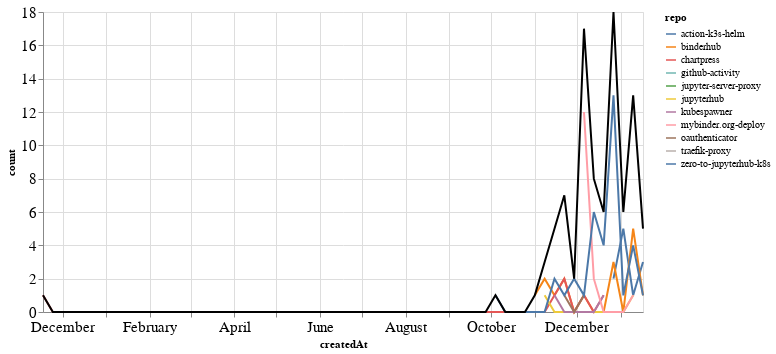

The notebook cell this image was saved under:
### Markdown cell above
### PRs

### Code cell
prs_time = prs.groupby('repo').resample('W', on='createdAt').count()['author'].reset_index()
prs_time = prs_time.rename(columns={'author': 'count'})
prs_time_total = prs_time.groupby('createdAt').agg({"count": "sum"}).reset_index()

ch1 = alt.Chart(prs_time, width=600).mark_line().encode(
    x='createdAt',
    y='count',
    color='repo',
    tooltip="repo"
)

ch2 = alt.Chart(prs_time_total, width=600).mark_line(color="black").encode(
    x='createdAt',
    y='count',
)

ch1 + ch2

### Figure 1 — Vega-Lite specification as saved in the notebook (floating-point values rounded to 4 significant figures)
{"config": {"axisLeft": {"labelFontSize": 15}, "axisBottom": {"labelFontSize": 15}}, "layer": [{"data": {"name": "data-6fd5f17fffac0c829b4f41827897a22d"}, "mark": "line", "encoding": {"color": {"type": "nominal", "field": "repo"}, "tooltip": {"type": "nominal", "field": "repo"}, "x": {"type": "temporal", "field": "createdAt"}, "y": {"type": "quantitative", "field": "count"}}, "width": 600}, {"data": {"name": "data-3a5f90e80699c44bade76121c8b6ba43"}, "mark": {"type": "line", "color": "black"}, "encoding": {"x": {"type": "temporal", "field": "createdAt"}, "y": {"type": "quantitative", "field": "count"}}, "width": 600}], "$schema": "https://vega.github.io/schema/vega-lite/v4.8.1.json", "datasets": {"data-6fd5f17fffac0c829b4f41827897a22d": [{"repo": "action-k3s-helm", "createdAt": "2020-12-27T00:00:00", "count": 2}, {"repo": "action-k3s-helm", "createdAt": "2021-01-03T00:00:00", "count": 5}, {"repo": "action-k3s-helm", "createdAt": "2021-01-10T00:00:00", "count": 1}, {"repo": "action-k3s-helm", "createdAt": "2021-01-17T00:00:00", "count": 3}, {"repo": "binderhub", "createdAt": "2020-11-01T00:00:00", "count": 1}, {"repo": "binderhub", "createdAt": "2020-11-08T00:00:00", "count": 2}, {"repo": "binderhub", "createdAt": "2020-11-15T00:00:00", "count": 1}, {"repo": "binderhub", "createdAt": "2020-11-22T00:00:00", "count": 2}, {"repo": "binderhub", "createdAt": "2020-11-29T00:00:00", "count": 0}, {"repo": "binderhub", "createdAt": "2020-12-06T00:00:00", "count": 1}, {"repo": "binderhub", "createdAt": "2020-12-13T00:00:00", "count": 0}, {"repo": "binderhub", "createdAt": "2020-12-20T00:00:00", "count": 0}, {"repo": "binderhub", "createdAt": "2020-12-27T00:00:00", "count": 3}, {"repo": "binderhub", "createdAt": "2021-01-03T00:00:00", "count": 0}, {"repo": "binderhub", "createdAt": "2021-01-10T00:00:00", "count": 5}, {"repo": "binderhub", "createdAt": "2021-01-17T00:00:00", "count": 1}, {"repo": "chartpress", "createdAt": "2019-11-17T00:00:00", "count": 1}, {"repo": "chartpress", "createdAt": "2019-11-24T00:00:00", "count": 0}, {"repo": "chartpress", "createdAt": "2019-12-01T00:00:00", "count": 0}, {"repo": "chartpress", "createdAt": "2019-12-08T00:00:00", "count": 0}, {"repo": "chartpress", "createdAt": "2019-12-15T00:00:00", "count": 0}, {"repo": "chartpress", "createdAt": "2019-12-22T00:00:00", "count": 0}, {"repo": "chartpress", "createdAt": "2019-12-29T00:00:00", "count": 0}, {"repo": "chartpress", "createdAt": "2020-01-05T00:00:00", "count": 0}, {"repo": "chartpress", "createdAt": "2020-01-12T00:00:00", "count": 0}, {"repo": "chartpress", "createdAt": "2020-01-19T00:00:00", "count": 0}, {"repo": "chartpress", "createdAt": "2020-01-26T00:00:00", "count": 0}, {"repo": "chartpress", "createdAt": "2020-02-02T00:00:00", "count": 0}, {"repo": "chartpress", "createdAt": "2020-02-09T00:00:00", "count": 0}, {"repo": "chartpress", "createdAt": "2020-02-16T00:00:00", "count": 0}, {"repo": "chartpress", "createdAt": "2020-02-23T00:00:00", "count": 0}, {"repo": "chartpress", "createdAt": "2020-03-01T00:00:00", "count": 0}, {"repo": "chartpress", "createdAt": "2020-03-08T00:00:00", "count": 0}, {"repo": "chartpress", "createdAt": "2020-03-15T00:00:00", "count": 0}, {"repo": "chartpress", "createdAt": "2020-03-22T00:00:00", "count": 0}, {"repo": "chartpress", "createdAt": "2020-03-29T00:00:00", "count": 0}, {"repo": "chartpress", "createdAt": "2020-04-05T00:00:00", "count": 0}, {"repo": "chartpress", "createdAt": "2020-04-12T00:00:00", "count": 0}, {"repo": "chartpress", "createdAt": "2020-04-19T00:00:00", "count": 0}, {"repo": "chartpress", "createdAt": "2020-04-26T00:00:00", "count": 0}, {"repo": "chartpress", "createdAt": "2020-05-03T00:00:00", "count": 0}, {"repo": "chartpress", "createdAt": "2020-05-10T00:00:00", "count": 0}, {"repo": "chartpress", "createdAt": "2020-05-17T00:00:00", "count": 0}, {"repo": "chartpress", "createdAt": "2020-05-24T00:00:00", "count": 0}, {"repo": "chartpress", "createdAt": "2020-05-31T00:00:00", "count": 0}, {"repo": "chartpress", "createdAt": "2020-06-07T00:00:00", "count": 0}, {"repo": "chartpress", "createdAt": "2020-06-14T00:00:00", "count": 0}, {"repo": "chartpress", "createdAt": "2020-06-21T00:00:00", "count": 0}, {"repo": "chartpress", "createdAt": "2020-06-28T00:00:00", "count": 0}, {"repo": "chartpress", "createdAt": "2020-07-05T00:00:00", "count": 0}, {"repo": "chartpress", "createdAt": "2020-07-12T00:00:00", "count": 0}, {"repo": "chartpress", "createdAt": "2020-07-19T00:00:00", "count": 0}, {"repo": "chartpress", "createdAt": "2020-07-26T00:00:00", "count": 0}, {"repo": "chartpress", "createdAt": "2020-08-02T00:00:00", "count": 0}, {"repo": "chartpress", "createdAt": "2020-08-09T00:00:00", "count": 0}, {"repo": "chartpress", "createdAt": "2020-08-16T00:00:00", "count": 0}, {"repo": "chartpress", "createdAt": "2020-08-23T00:00:00", "count": 0}, {"repo": "chartpress", "createdAt": "2020-08-30T00:00:00", "count": 0}, {"repo": "chartpress", "createdAt": "2020-09-06T00:00:00", "count": 0}, {"repo": "chartpress", "createdAt": "2020-09-13T00:00:00", "count": 0}, {"repo": "chartpress", "createdAt": "2020-09-20T00:00:00", "count": 0}, {"repo": "chartpress", "createdAt": "2020-09-27T00:00:00", "count": 0}, {"repo": "chartpress", "createdAt": "2020-10-04T00:00:00", "count": 0}, {"repo": "chartpress", "createdAt": "2020-10-11T00:00:00", "count": 0}, {"repo": "chartpress", "createdAt": "2020-10-18T00:00:00", "count": 0}, {"repo": "chartpress", "createdAt": "2020-10-25T00:00:00", "count": 0}, {"repo": "chartpress", "createdAt": "2020-11-01T00:00:00", "count": 0}, {"repo": "chartpress", "createdAt": "2020-11-08T00:00:00", "count": 0}, {"repo": "chartpress", "createdAt": "2020-11-15T00:00:00", "count": 1}, {"repo": "chartpress", "createdAt": "2020-11-22T00:00:00", "count": 2}, {"repo": "chartpress", "createdAt": "2020-11-29T00:00:00", "count": 0}, {"repo": "chartpress", "createdAt": "2020-12-06T00:00:00", "count": 1}, {"repo": "chartpress", "createdAt": "2020-12-13T00:00:00", "count": 0}, {"repo": "chartpress", "createdAt": "2020-12-20T00:00:00", "count": 1}, {"repo": "github-activity", "createdAt": "2021-01-10T00:00:00", "count": 1}, {"repo": "jupyter-server-proxy", "createdAt": "2020-11-22T00:00:00", "count": 1}, {"repo": "jupyterhub", "createdAt": "2020-11-08T00:00:00", "count": 1}, {"repo": "jupyterhub", "createdAt": "2020-11-15T00:00:00", "count": 0}, {"repo": "jupyterhub", "createdAt": "2020-11-22T00:00:00", "count": 0}, {"repo": "jupyterhub", "createdAt": "2020-11-29T00:00:00", "count": 0}, {"repo": "jupyterhub", "createdAt": "2020-12-06T00:00:00", "count": 0}, {"repo": "jupyterhub", "createdAt": "2020-12-13T00:00:00", "count": 0}, {"repo": "jupyterhub", "createdAt": "2020-12-20T00:00:00", "count": 0}, {"repo": "jupyterhub", "createdAt": "2020-12-27T00:00:00", "count": 0}, {"repo": "jupyterhub", "createdAt": "2021-01-03T00:00:00", "count": 0}, {"repo": "jupyterhub", "createdAt": "2021-01-10T00:00:00", "count": 1}, {"repo": "kubespawner", "createdAt": "2020-11-15T00:00:00", "count": 1}, {"repo": "kubespawner", "createdAt": "2020-11-22T00:00:00", "count": 0}, {"repo": "kubespawner", "createdAt": "2020-11-29T00:00:00", "count": 0}, {"repo": "kubespawner", "createdAt": "2020-12-06T00:00:00", "count": 0}, {"repo": "kubespawner", "createdAt": "2020-12-13T00:00:00", "count": 0}, {"repo": "kubespawner", "createdAt": "2020-12-20T00:00:00", "count": 1}, {"repo": "mybinder.org-deploy", "createdAt": "2020-12-06T00:00:00", "count": 12}, {"repo": "mybinder.org-deploy", "createdAt": "2020-12-13T00:00:00", "count": 2}, {"repo": "mybinder.org-deploy", "createdAt": "2020-12-20T00:00:00", "count": 0}, {"repo": "mybinder.org-deploy", "createdAt": "2020-12-27T00:00:00", "count": 0}, {"repo": "mybinder.org-deploy", "createdAt": "2021-01-03T00:00:00", "count": 0}, {"repo": "mybinder.org-deploy", "createdAt": "2021-01-10T00:00:00", "count": 1}, {"repo": "oauthenticator", "createdAt": "2020-11-22T00:00:00", "count": 1}, {"repo": "oauthenticator", "createdAt": "2020-11-29T00:00:00", "count": 0}, {"repo": "oauthenticator", "createdAt": "2020-12-06T00:00:00", "count": 1}, {"repo": "traefik-proxy", "createdAt": "2020-12-06T00:00:00", "count": 1}, {"repo": "zero-to-jupyterhub-k8s", "createdAt": "2020-10-04T00:00:00", "count": 1}, {"repo": "zero-to-jupyterhub-k8s", "createdAt": "2020-10-11T00:00:00", "count": 0}, {"repo": "zero-to-jupyterhub-k8s", "createdAt": "2020-10-18T00:00:00", "count": 0}, {"repo": "zero-to-jupyterhub-k8s", "createdAt": "2020-10-25T00:00:00", "count": 0}, {"repo": "zero-to-jupyterhub-k8s", "createdAt": "2020-11-01T00:00:00", "count": 0}, {"repo": "zero-to-jupyterhub-k8s", "createdAt": "2020-11-08T00:00:00", "count": 0}, {"repo": "zero-to-jupyterhub-k8s", "createdAt": "2020-11-15T00:00:00", "count": 2}, {"repo": "zero-to-jupyterhub-k8s", "createdAt": "2020-11-22T00:00:00", "count": 1}, {"repo": "zero-to-jupyterhub-k8s", "createdAt": "2020-11-29T00:00:00", "count": 2}, {"repo": "zero-to-jupyterhub-k8s", "createdAt": "2020-12-06T00:00:00", "count": 1}, {"repo": "zero-to-jupyterhub-k8s", "createdAt": "2020-12-13T00:00:00", "count": 6}, {"repo": "zero-to-jupyterhub-k8s", "createdAt": "2020-12-20T00:00:00", "count": 4}, {"repo": "zero-to-jupyterhub-k8s", "createdAt": "2020-12-27T00:00:00", "count": 13}, {"repo": "zero-to-jupyterhub-k8s", "createdAt": "2021-01-03T00:00:00", "count": 1}, {"repo": "zero-to-jupyterhub-k8s", "createdAt": "2021-01-10T00:00:00", "count": 4}, {"repo": "zero-to-jupyterhub-k8s", "createdAt": "2021-01-17T00:00:00", "count": 1}], "data-3a5f90e80699c44bade76121c8b6ba43": [{"createdAt": "2019-11-17T00:00:00", "count": 1}, {"createdAt": "2019-11-24T00:00:00", "count": 0}, {"createdAt": "2019-12-01T00:00:00", "count": 0}, {"createdAt": "2019-12-08T00:00:00", "count": 0}, {"createdAt": "2019-12-15T00:00:00", "count": 0}, {"createdAt": "2019-12-22T00:00:00", "count": 0}, {"createdAt": "2019-12-29T00:00:00", "count": 0}, {"createdAt": "2020-01-05T00:00:00", "count": 0}, {"createdAt": "2020-01-12T00:00:00", "count": 0}, {"createdAt": "2020-01-19T00:00:00", "count": 0}, {"createdAt": "2020-01-26T00:00:00", "count": 0}, {"createdAt": "2020-02-02T00:00:00", "count": 0}, {"createdAt": "2020-02-09T00:00:00", "count": 0}, {"createdAt": "2020-02-16T00:00:00", "count": 0}, {"createdAt": "2020-02-23T00:00:00", "count": 0}, {"createdAt": "2020-03-01T00:00:00", "count": 0}, {"createdAt": "2020-03-08T00:00:00", "count": 0}, {"createdAt": "2020-03-15T00:00:00", "count": 0}, {"createdAt": "2020-03-22T00:00:00", "count": 0}, {"createdAt": "2020-03-29T00:00:00", "count": 0}, {"createdAt": "2020-04-05T00:00:00", "count": 0}, {"createdAt": "2020-04-12T00:00:00", "count": 0}, {"createdAt": "2020-04-19T00:00:00", "count": 0}, {"createdAt": "2020-04-26T00:00:00", "count": 0}, {"createdAt": "2020-05-03T00:00:00", "count": 0}, {"createdAt": "2020-05-10T00:00:00", "count": 0}, {"createdAt": "2020-05-17T00:00:00", "count": 0}, {"createdAt": "2020-05-24T00:00:00", "count": 0}, {"createdAt": "2020-05-31T00:00:00", "count": 0}, {"createdAt": "2020-06-07T00:00:00", "count": 0}, {"createdAt": "2020-06-14T00:00:00", "count": 0}, {"createdAt": "2020-06-21T00:00:00", "count": 0}, {"createdAt": "2020-06-28T00:00:00", "count": 0}, {"createdAt": "2020-07-05T00:00:00", "count": 0}, {"createdAt": "2020-07-12T00:00:00", "count": 0}, {"createdAt": "2020-07-19T00:00:00", "count": 0}, {"createdAt": "2020-07-26T00:00:00", "count": 0}, {"createdAt": "2020-08-02T00:00:00", "count": 0}, {"createdAt": "2020-08-09T00:00:00", "count": 0}, {"createdAt": "2020-08-16T00:00:00", "count": 0}, {"createdAt": "2020-08-23T00:00:00", "count": 0}, {"createdAt": "2020-08-30T00:00:00", "count": 0}, {"createdAt": "2020-09-06T00:00:00", "count": 0}, {"createdAt": "2020-09-13T00:00:00", "count": 0}, {"createdAt": "2020-09-20T00:00:00", "count": 0}, {"createdAt": "2020-09-27T00:00:00", "count": 0}, {"createdAt": "2020-10-04T00:00:00", "count": 1}, {"createdAt": "2020-10-11T00:00:00", "count": 0}, {"createdAt": "2020-10-18T00:00:00", "count": 0}, {"createdAt": "2020-10-25T00:00:00", "count": 0}, {"createdAt": "2020-11-01T00:00:00", "count": 1}, {"createdAt": "2020-11-08T00:00:00", "count": 3}, {"createdAt": "2020-11-15T00:00:00", "count": 5}, {"createdAt": "2020-11-22T00:00:00", "count": 7}, {"createdAt": "2020-11-29T00:00:00", "count": 2}, {"createdAt": "2020-12-06T00:00:00", "count": 17}, {"createdAt": "2020-12-13T00:00:00", "count": 8}, {"createdAt": "2020-12-20T00:00:00", "count": 6}, {"createdAt": "2020-12-27T00:00:00", "count": 18}, {"createdAt": "2021-01-03T00:00:00", "count": 6}, {"createdAt": "2021-01-10T00:00:00", "count": 13}, {"createdAt": "2021-01-17T00:00:00", "count": 5}]}}
